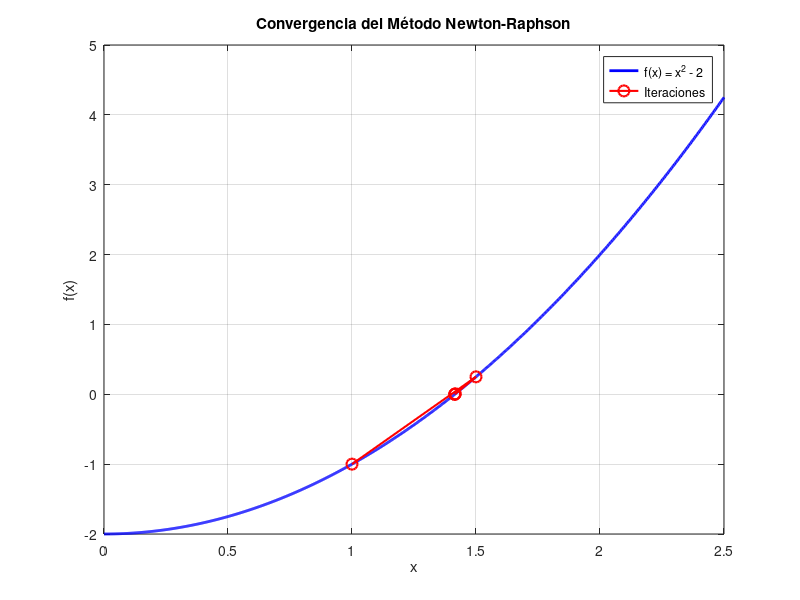

The MATLAB script that drew this image:
clc; clear; close all;

% Definir la funcion y su derivada
f = @(x) x.^2 - 2;  % Funcion a resolver: f(x) = 0
df = @(x) 2*x;       % Derivada de f(x)

% Parametros del metodo
x0 = 1;          % Estimacion inicial
tol = 1e-6;      % Tolerancia para convergencia
max_iter = 100;  % Numero maximo de iteraciones

% Inicializar variables
x_current = x0;
iter_history = x0;  % Almacena el historial de aproximaciones

% Iteracion de Newton-Raphson
for iter = 1:max_iter
    f_val = f(x_current);
    if abs(f_val) < tol  % Verificar convergencia
        break;
    end
    df_val = df(x_current);
    if df_val == 0
        error('La derivada es cero. No se puede continuar.');  % Evitar division por cero
    end
    x_next = x_current - f_val / df_val;  % Actualizar aproximacion
    iter_history = [iter_history; x_next];  % Guardar nueva aproximacion
    x_current = x_next;
end

% Mostrar resultados
if iter < max_iter
    fprintf('Raíz encontrada: %.6f en %d iteraciones.\n', x_current, iter);
else
    fprintf('No se alcanzó la convergencia en %d iteraciones.\n', max_iter);
end

% Graficar funcion e iteraciones
x_vals = linspace(min(iter_history)-1, max(iter_history)+1, 1000);
y_vals = f(x_vals);

figure;
plot(x_vals, y_vals, 'b-', 'LineWidth', 2);  % Graficar la funcion
hold on;
plot(iter_history, f(iter_history), 'ro-', 'LineWidth', 1.5, 'MarkerSize', 8);  % Graficar iteraciones
xlabel('x');
ylabel('f(x)');
title('Convergencia del Método Newton-Raphson');
legend('f(x) = x^2 - 2', 'Iteraciones', 'Location', 'Best');
grid on;